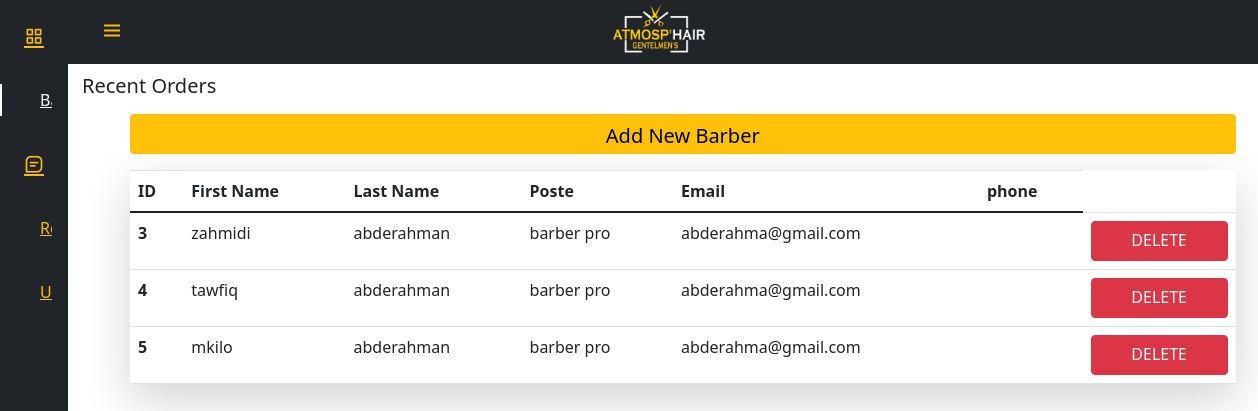
The app's page /admin/coiffeur.php with its own data.
### tables this page shows
CREATE TABLE `coiffeur` (
  `ID` int(30) NOT NULL,
  `Name` varchar(30) NOT NULL,
  `Lname` varchar(20) NOT NULL,
  `img` varchar(255) NOT NULL,
  `poste` varchar(30) NOT NULL,
  `Email` varchar(20) NOT NULL,
  `fb` varchar(255) NOT NULL,
  `in` varchar(255) NOT NULL,
  `tw` varchar(255) NOT NULL
);

### admin/includes/coiffeur.php (the view, shortened to what this page needs)
<div class="container-fluid px-4 mx-5 ">
    <div class="row my-5">
        <h3 class="fs-5 mt-3  mx-5 ">Recent Orders</h3>
        <br><br>
        <div class="col">
            <table class="table  bg-white rounded shadow-sm  table-hover shadow-lg p-3 mt-3 bg-body mx-5">
            <a href="form" class="fs-5 ml-5 mt-2  mx-5   btn btn-warning" data-toggle="modal" data-target="#exampleModal">Add New Barber</a>
                <thead>
                    <tr>
                        <th scope="col">ID</th>
                        <th scope="col">First Name</th>
                        <th scope="col">Last Name</th>
                        <th scope="col">Poste</th>
                        <th scope="col"> Email</th>
                        <th scope="col"> phone</th>
                    </tr>
                </thead>
                <tbody>
                    <?php
                    $query = "SELECT * FROM `coiffeur` ";
                    $select_all = mysqli_query($conn, $query);
                    while ($row = mysqli_fetch_assoc($select_all)) {
                        $ID = $row['ID'];
                        $Name = $row['Name'];
                        $Lname = $row['Lname'];
                        $poste = $row['poste'];
                        $email = $row['Email'];
                        $phone = $row['phone'];
                    ?>
                        <tr>
                            <th scope="row"><?php echo $ID ?></th>
                            <td><?php echo $Name ?></td>
                            <td><?php echo $Lname ?></td>
                            <td><?php echo $poste ?></td>
                            <td><?php echo $email ?></td>
                            <td><?php echo $phone ?></td>
                            <td><a name="delete" class="btn btn-danger" href="coiffeur.php?delete=<?php echo $ID ?>">DELETE </a></td>
                        </tr>
                    <?php } ?>
                </tbody>
            </table>
        </div>
    </div>
</div>

### stylehome.css (style rules this page uses)
html { scroll-behavior: smooth; }
body { overflow-x: hidden; font-family: 'Roboto', sans-serif; position: relative; margin: var(--header-height) 0 0 0; font-family: var(--body-font); font-size: var(--normal-font-size); transition: .5s }
:root { --header-height: 3rem; --nav-width: 68px; --first-color: #212529; --first-color-light: #fabd03; --white-color: #ffffff; --body-font: 'Nunito', sans-serif; --normal-font-size: 1rem; --z-fixed: 100 }
a { text-decoration: none }
.row { width: 95%; display: flex; padding: 10px; justify-content: center }

### admin/admin.css (style rules this page uses)
* { margin: 0; padding: 0; }
body { background-color: #fff; }
.btn { height: 40px; width: 100%; border: none; position: relative; border-radius: 5px; }

### records on screen
coiffeur: ID "3", Name "zahmidi", Lname "abderahman", poste "barber pro", Email "abderahma@gmail.com"
coiffeur: ID "4", Name "tawfiq", Lname "abderahman", poste "barber pro", Email "abderahma@gmail.com"
coiffeur: ID "5", Name "mkilo", Lname "abderahman", poste "barber pro", Email "abderahma@gmail.com"
